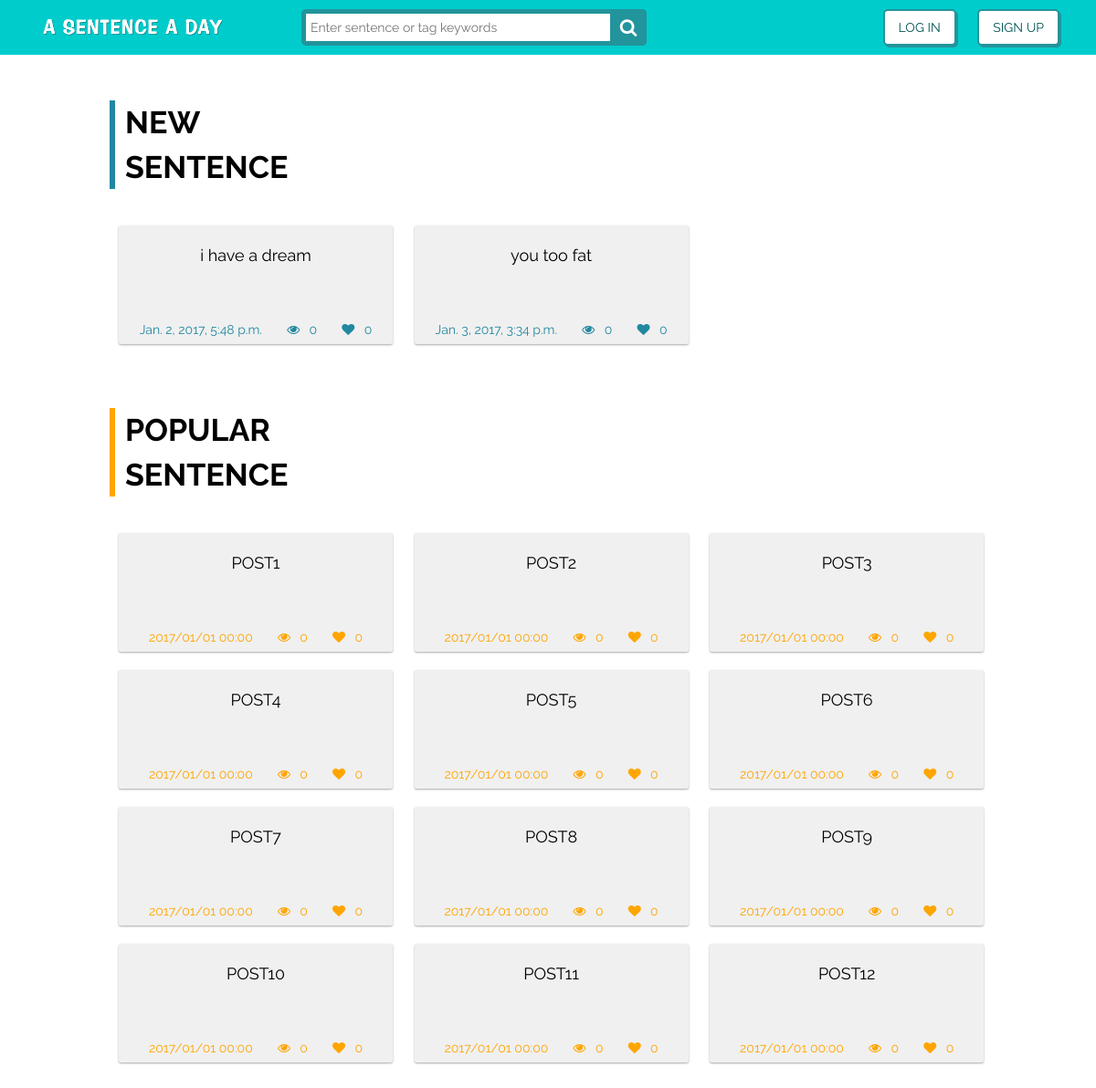
The app's page /, older data.
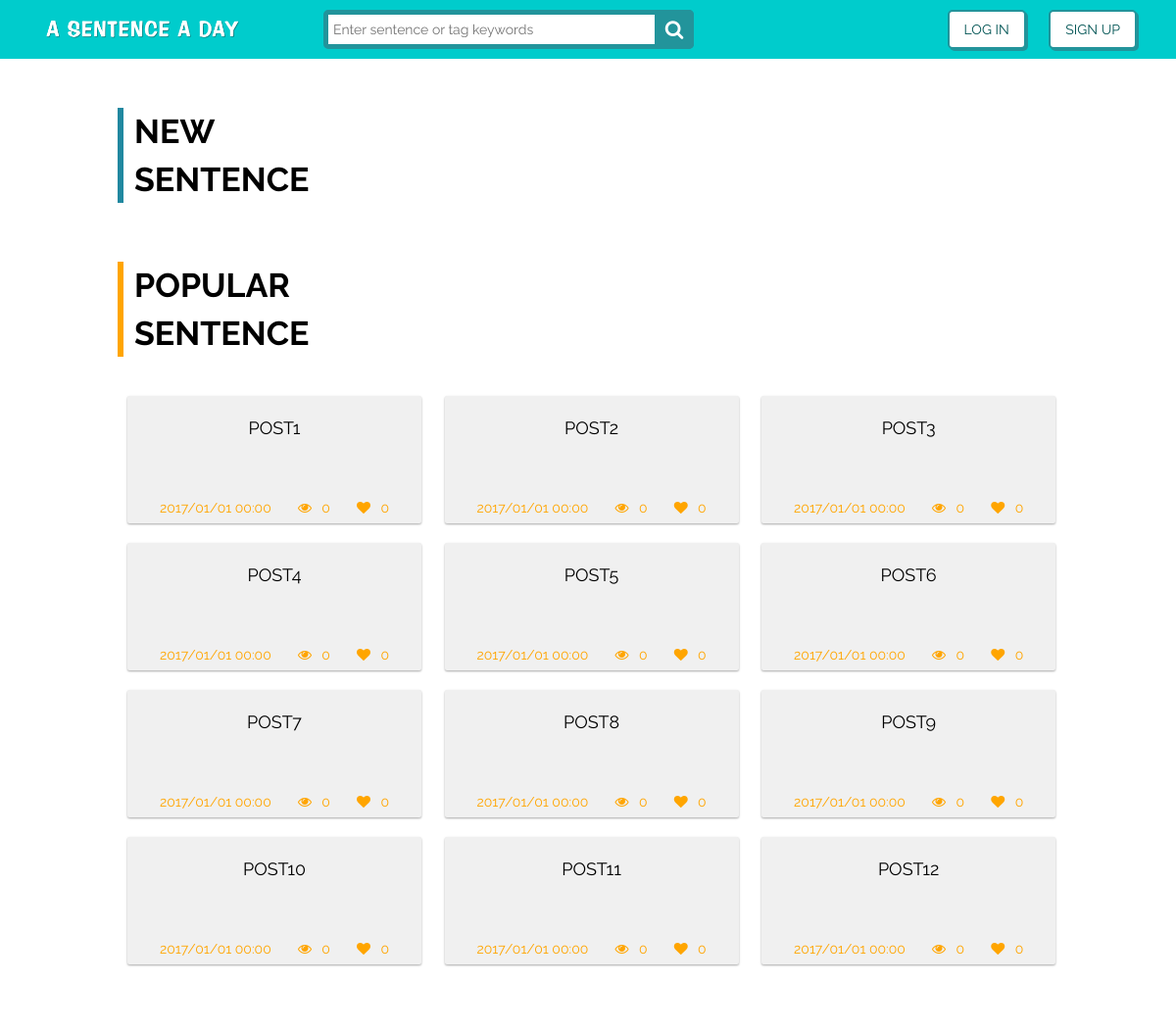
The same page, newer data.
### sentence/models.py (models this page shows, shortened)
class Sentence(models.Model):
	SID = models.AutoField(primary_key=True, null=False, unique=True)
	Date = models.DateTimeField(default=timezone.now, blank=True)
	Content = models.TextField()
	Sentence_tag = models.TextField(null=False, default='unknown')
	TopicID = models.ForeignKey('Topic',null=True,on_delete=models.CASCADE)
	UID = models.ForeignKey('User', on_delete=models.CASCADE)
	Likes = models.PositiveIntegerField(default=0)
	Views = models.PositiveIntegerField(default=0)

### sentence/views.py (the view)
# urls.py: url(r'^$', views.index,name="index"),
def index(request):
    sentencemodel = Sentence.objects.filter()
    if request.session.get('UID'):
        print('login index')
        usermodel = User.objects.get(UID=request.session['UID'])
        return render(request, "sentence/index_afterlogin.html",{'username': usermodel,'sentence_content': sentencemodel})
    else:
        print('logout index')
        return render(request, "sentence/index.html",{'sentence_content': sentencemodel})

### sentence/templates/sentence/index.html (shortened to what this page needs)
{% extends 'sentence/background.html' %}
{% load staticfiles %}
{% load tz %}
{% block content1 %}
<div class="index-wrapper">
      <div class="index-title newtitle">
        <div class="index-title-word">New</div>
        <div class="index-title-word">Sentence</div>
      </div>
      <div class="index-content">
        <div class="postcard-container">
          {% for surl in sentence_content %}
            <a href="{% url 'sentence_url' sid=surl.SID%}">
                <div class="card card-1 new">
                  <div class="postcard-content new">{{surl.Content}}</div>
                  <div class="postcard-btn new">
                    <span class="posttime">{{surl.Date|timezone:"Asia/Taipei"}}</span>
                    <i class="fa fa-eye"></i>&ensp;<span class="postcount eye">0</span>
                    <i class="fa fa-heart"></i>&ensp;<span class="postcount heart">0</span>
                  </div>
                </div>
            </a>
          {% endfor %}
        </div>
      </div>
      <div class="index-title poputitle">
        <div class="index-title-word">Popular</div>
        <div class="index-title-word">Sentence</div>
      </div>
      <div class="index-content">
        <div class="postcard-container">
            <a href="/sentence">
                <div class="card card-1 popu">
                  <div class="postcard-content popu">POST1</div>
                  <div class="postcard-btn popu">
                    <span class="posttime">2017/01/01 00:00</span>
                    <i class="fa fa-eye"></i>&ensp;<span class="postcount eye">0</span>
                    <i class="fa fa-heart"></i>&ensp;<span class="postcount heart">0</span>
                  </div>
                </div>
            </a>
            <a href="/sentence">
                <div class="card card-1 popu">
                  <div class="postcard-content popu">POST2</div>
                  <div class="postcard-btn popu">
                    <span class="posttime">2017/01/01 00:00</span>
                    <i class="fa fa-eye"></i>&ensp;<span class="postcount eye">0</span>
                    <i class="fa fa-heart"></i>&ensp;<span class="postcount heart">0</span>
                  </div>
                </div>
            </a>
            <a href="/sentence">
                <div class="card card-1 popu">
                  <div class="postcard-content popu">POST3</div>
                  <div class="postcard-btn popu">
                    <span class="posttime">2017/01/01 00:00</span>
                    <i class="fa fa-eye"></i>&ensp;<span class="postcount eye">0</span>
                    <i class="fa fa-heart"></i>&ensp;<span class="postcount heart">0</span>
                  </div>
                </div>
            </a>
            <a href="/sentence">
                <div class="card card-1 popu">
                  <div class="postcard-content popu">POST4</div>
                  <div class="postcard-btn popu">
                    <span class="posttime">2017/01/01 00:00</span>
                    <i class="fa fa-eye"></i>&ensp;<span class="postcount eye">0</span>
                    <i class="fa fa-heart"></i>&ensp;<span class="postcount heart">0</span>
                  </div>
                </div>
            </a>
            <a href="/sentence">
                <div class="card card-1 popu">
                  <div class="postcard-content popu">POST5</div>
                  <div class="postcard-btn popu">
                    <span class="posttime">2017/01/01 00:00</span>
                    <i class="fa fa-eye"></i>&ensp;<span class="postcount eye">0</span>
                    <i class="fa fa-heart"></i>&ensp;<span class="postcount heart">0</span>
                  </div>
                </div>
            </a>
            <a href="/sentence">
                <div class="card card-1 popu">
                  <div class="postcard-content popu">POST6</div>
                  <div class="postcard-btn popu">
                    <span class="posttime">2017/01/01 00:00</span>
                    <i class="fa fa-eye"></i>&ensp;<span class="postcount eye">0</span>
                    <i class="fa fa-heart"></i>&ensp;<span class="postcount heart">0</span>
                  </div>
                </div>
            </a>
            <a href="/sentence">
                <div class="card card-1 popu">
                  <div class="postcard-content popu">POST7</div>
                  <div class="postcard-btn popu">
                    <span class="posttime">2017/01/01 00:00</span>
                    <i class="fa fa-eye"></i>&ensp;<span class="postcount eye">0</span>
                    <i class="fa fa-heart"></i>&ensp;<span class="postcount heart">0</span>
                  </div>
                </div>
            </a>
            <a href="/sentence">
                <div class="card card-1 popu">
                  <div class="postcard-content popu">POST8</div>
                  <div class="postcard-btn popu">
                    <span class="posttime">2017/01/01 00:00</span>
                    <i class="fa fa-eye"></i>&ensp;<span class="postcount eye">0</span>
                    <i class="fa fa-heart"></i>&ensp;<span class="postcount heart">0</span>
                  </div>
                </div>
            </a>
            <a href="/sentence">
                <div class="card card-1 popu">
                  <div class="postcard-content popu">POST9</div>
                  <div class="postcard-btn popu">
                    <span class="posttime">2017/01/01 00:00</span>
                    <i class="fa fa-eye"></i>&ensp;<span class="postcount eye">0</span>
                    <i class="fa fa-heart"></i>&ensp;<span class="postcount heart">0</span>
                  </div>
                </div>
            </a>
            <a href="/sentence">
                <div class="card card-1 popu">
                  <div class="postcard-content popu">POST10</div>
                  <div class="postcard-btn popu">
                    <span class="posttime">2017/01/01 00:00</span>
                    <i class="fa fa-eye"></i>&ensp;<span class="postcount eye">0</span>
                    <i class="fa fa-heart"></i>&ensp;<span class="postcount heart">0</span>
                  </div>
                </div>
            </a>
            <a href="/sentence">
                <div class="card card-1 popu">
                  <div class="postcard-content popu">POST11</div>
                  <div class="postcard-btn popu">
                    <span class="posttime">2017/01/01 00:00</span>
                    <i class="fa fa-eye"></i>&ensp;<span class="postcount eye">0</span>
                    <i class="fa fa-heart"></i>&ensp;<span class="postcount heart">0</span>
                  </div>
                </div>
            </a>
            <a href="/sentence">
                <div class="card card-1 popu">
                  <div class="postcard-content popu">POST12</div>
                  <div class="postcard-btn popu">
                    <span class="posttime">2017/01/01 00:00</span>
                    <i class="fa fa-eye"></i>&ensp;<span class="postcount eye">0</span>
                    <i class="fa fa-heart"></i>&ensp;<span class="postcount heart">0</span>
                  </div>
                </div>
            </a>
        </div>
      </div>
</div>
{% endblock content1 %}

### sentence/templates/sentence/background.html (shortened to what this page needs)
{% load staticfiles %}
<!DOCTYPE html>
<html>
<head>
    <link rel="stylesheet" href="https://cdnjs.cloudflare.com/ajax/libs/normalize/5.0.0/normalize.min.css">
    <link rel="stylesheet" href="https://netdna.bootstrapcdn.com/bootstrap/3.3.7/css/bootstrap.min.css">
    <link rel="stylesheet" href="{% static 'icons-fonts/glyphicon-style.css' %}">
    <link href="https://file.myfontastic.com/aR4fpYP5juQuaFcCLbzkFZ/icons.css" rel="stylesheet">
    <link rel="stylesheet" href="https://maxcdn.bootstrapcdn.com/font-awesome/4.7.0/css/font-awesome.min.css">
    <link rel="stylesheet" href="{% static 'css/styles.css' %}">
    <link rel="stylesheet" href="{% static 'css/navbar.css' %}">
    <link rel="stylesheet" href="{% static 'css/textfield.css' %}">
    <link rel="stylesheet" href="{% static 'css/postcard.css' %}">
    <link rel="stylesheet" href="{% static 'css/userMap.css' %}">
    <link href="{% static 'css/jqvmap.css' %}" media="screen" rel="stylesheet" type="text/css">
    <link rel="stylesheet" href="{% static 'css/sb-admin.css' %}">
    <link rel="stylesheet" href="{% static 'css/morris.css' %}">
</head>
<body>
    <div class="header">
        <nav class="navbar-fixed-top" role="navigation">
            <div class="navbar header-1">
                <div class="container">
                    <div class="col-md-3 col-sm-6 col-xs-6">
                        <div class="header-logo">
                            <a href="/"> <img class="logo img-valign img-responsive" src="{% static 'images/logo2.png' %}"> </a>
                        </div>
                    </div>
                    <div class="col-md-6 col-sm-6 col-xs-6">
                        <form class="search">
                            <input class="searchTerm" placeholder="Enter sentence or tag keywords" />
                        </form>
                    </div>
                    <div class="col-md-3 col-sm-6 col-xs-6 header-mobile-sm">
                        <div class="header-sm">
                            <span class="before-login">
                                <button type="button" class="btn1 btn-default navbar-btn" id="login-btn" data-toggle="modal">Log In</button>
                            </span>
                            <span class="before-login">
                                <button type="button" class="btn1 btn-default navbar-btn" id="signup-btn" data-toggle="modal">Sign Up</button>
                            </span>
                        </div>
                    </div>
                </div>
            </div>
        </nav>
    </div>
    <div class="body"> {% block content1 %} {% endblock content1 %} </div>
</body>
</html>

### sentence/static/css/styles.css (style rules this page uses)
html, head, body { height: 100%; background: white; font-family: 'Raleway', sans-serif; -webkit-font-smoothing: antialiased; }
body { padding-top: 30px; }
.body { margin-top: 80px; }

### sentence/static/css/navbar.css (style rules this page uses)
.img-valign { -webkit-transform: translateY(-50%); -moz-transform: translateY(-50%); -ms-transform: translateY(-50%); -o-transform: translateY(-50%); transform: translateY(-50%); }
.logo { width: 200px; float: left; }
.img-valign { position: relative; top: 50%; }
.navbar { min-height: inherit; }
input { outline: none; }
.header-1 { height: 60px; background: #00CCCC; margin-bottom: 0; border: none; border-radius: 0; }
.header-logo { position: relative; margin-top: 30px; }
.header-mobile-sm { height: 60px; padding: 0; display: flex; justify-content: flex-end; align-items: center; }
.header-sm span { padding: 10px; }
.search { width: 70%; position: relative; margin-top: 10px; }
.search:before { position: absolute; top: 0; right: 0; width: 40px; height: 40px; line-height: 40px; font-family: 'FontAwesome'; content: '\f002'; font-size: 20px; background: #22949b; text-align: center; color: #fff; border-radius: 5px; -webkit-font-smoothing: subpixel-antialiased; font-smooth: always; }
.searchTerm { -moz-box-sizing: border-box; -webkit-box-sizing: border-box; box-sizing: border-box; width: 100%; border: 5px solid #22949b; padding: 5px; height: 40px; border-radius: 5px; outline: none; }
.btn1 { padding: 8px 15px; text-decoration: none; background: #FFF; border: 2px solid #22949b; color: #005454; display: inline-block; position: relative; text-transform: uppercase; font-size: 14px; -webkit-border-radius: 5px; -moz-border-radius: 5px; -ms-border-radius: 5px; border-radius: 5px; -webkit-transition: background 0.3s ease; -moz-transition: background 0.3s ease; -ms-transition: background 0.3s ease; transition: background 0.3s ease; -webkit-box-shadow: 2px 2px 0 #22949b; -moz-box-shadow: 2px 2px 0 #22949b; -ms-box-shadow: 2px 2px 0 #22949b; box-shadow: 2px 2px 0 #22949b; }

### sentence/static/css/postcard.css (style rules this page uses)
.index-wrapper { position:absolute; width:100vw; overflow: hidden; background-color: #fff; }
.index-content { margin-left: 120px; margin-bottom: 60px; }
.index-title { margin-left: 120px; margin-bottom: 30px; position: relative; -webkit-perspective: 400; perspective: 400; padding-left: 17px; font-weight: bold; font-size: 34px; text-transform: uppercase; color: #000; }
.index-title:before { content: ''; display: block; position: absolute; height: 100%; width: 6px; background: #00CCCC; top: 0; left: 0; opacity: 0; -webkit-transform: translateX(-150px); transform: translateX(-150px); -webkit-animation: title-border-slide-in 0.35s ease-out forwards; animation: title-border-slide-in 0.35s ease-out forwards; }
.index-title.newtitle:before { background:#2188A0; }
.index-title.poputitle:before { background:#FFA500; }
.index-title .index-title-word { opacity: 0; -webkit-transform-origin: bottom center; transform-origin: bottom center; -webkit-transform: rotateX(-90deg); transform: rotateX(-90deg); }
.index-title .index-title-word:nth-child(1) { -webkit-animation: roll-in 0.15s 0s ease-out forwards; animation: roll-in 0.15s 0s ease-out forwards; }
.index-title .index-title-word:nth-child(2) { -webkit-animation: roll-in 0.15s 0.175s ease-out forwards; animation: roll-in 0.15s 0.175s ease-out forwards; }
.postcard-container { position: relative; }
.postcard-container a { text-decoration: none; }
.card { background: #f0f0f0; border-radius: 2px; display: inline-block; height: 130px; margin: 1rem; position: relative; width: 300px; }
.card-1 { box-shadow: 0 1px 3px rgba(0,0,0,0.12), 0 1px 2px rgba(0,0,0,0.24); transition: all 0.3s cubic-bezier(.25,.8,.25,1); text-align: center; font-size: 18px; color: #095836; padding: 20px; }
.postcard-content { width: 260px; height: 80px; word-wrap: break-word; word-break: normal; color: #000; }
.postcard-btn i, .postcard-btn span { font-size: 14px; }
.postcard-btn.popu i, .postcard-btn.popu span { color: #FFA500; }

Row changes from the older to the newer data that the page shows:
removed Sentence: Content "i have a dream", Date "Jan. 2, 2017, 5:48 p.m."
removed Sentence: Content "you too fat", Date "Jan. 3, 2017, 3:34 p.m."
